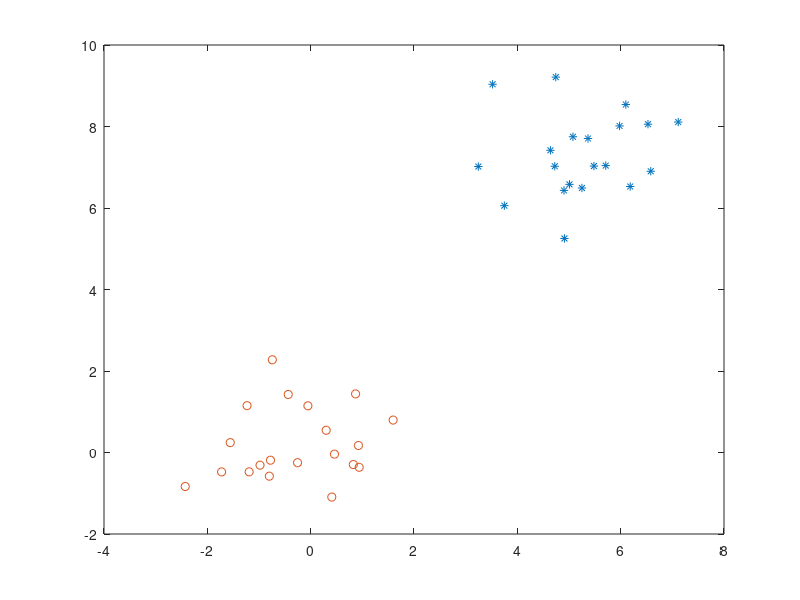

This chart was generated by the following MATLAB code:
% Data generation for kernelized optimal linear classifier with separable patterns using SVM

nD = 2;
mn1 = 10 * rand(1, nD);
mn2 = 0 * rand(1, nD);
N = 20;
M1 = ones(N, 1) * mn1;
M2 = ones(N, 1) * mn2;
% M3 = ones(N, 1) * mn3;
d = [ones(N, 1); -ones(N, 1)];

X00 = randn(N, 2) + M1;
X01 = randn(N, 2) + M2;
X = [X00; X01];

plot(X00(:,1), X00(:,2), '*', X01(:,1), X01(:,2), 'o'), shg;
save data2 X d X00 X01;